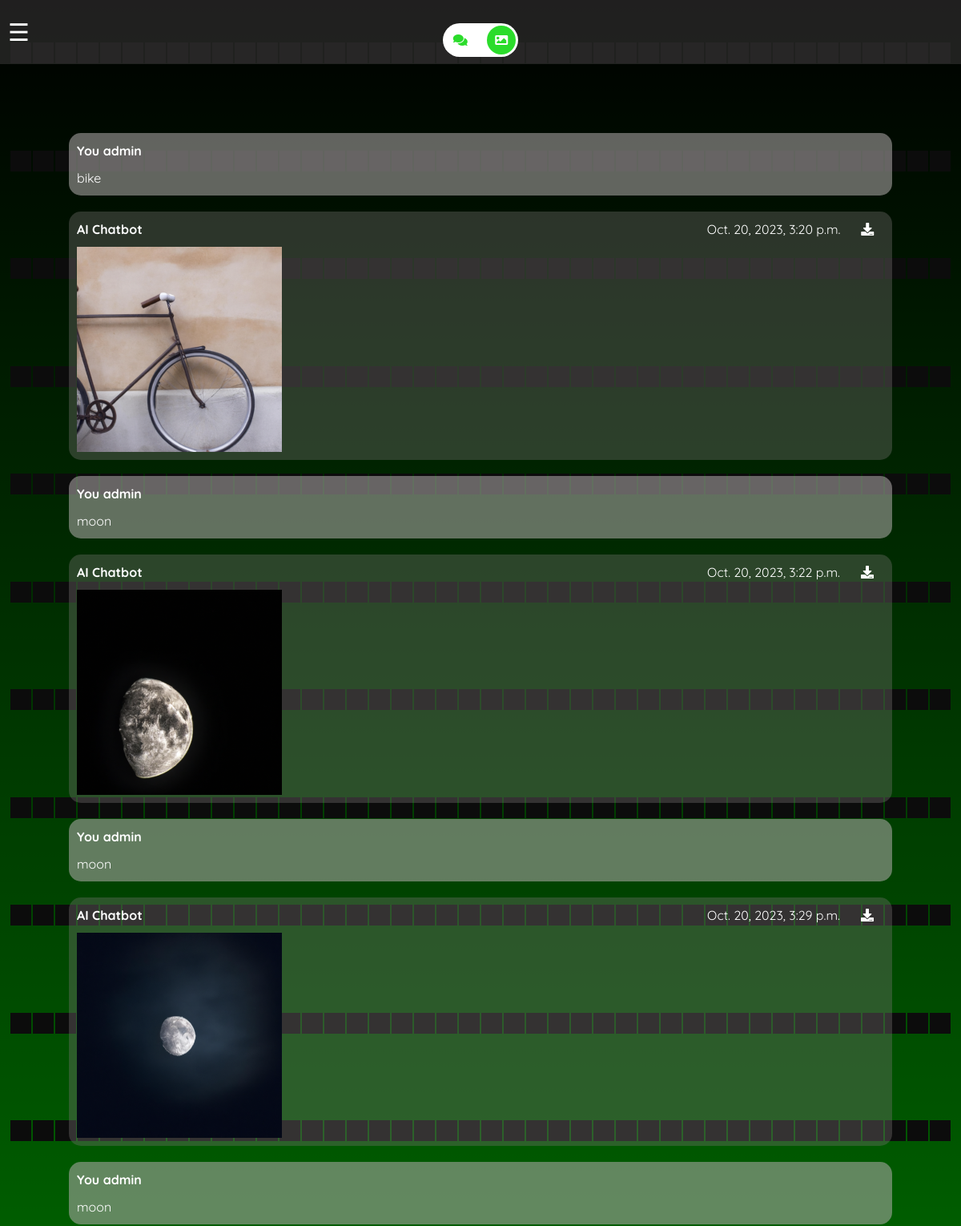
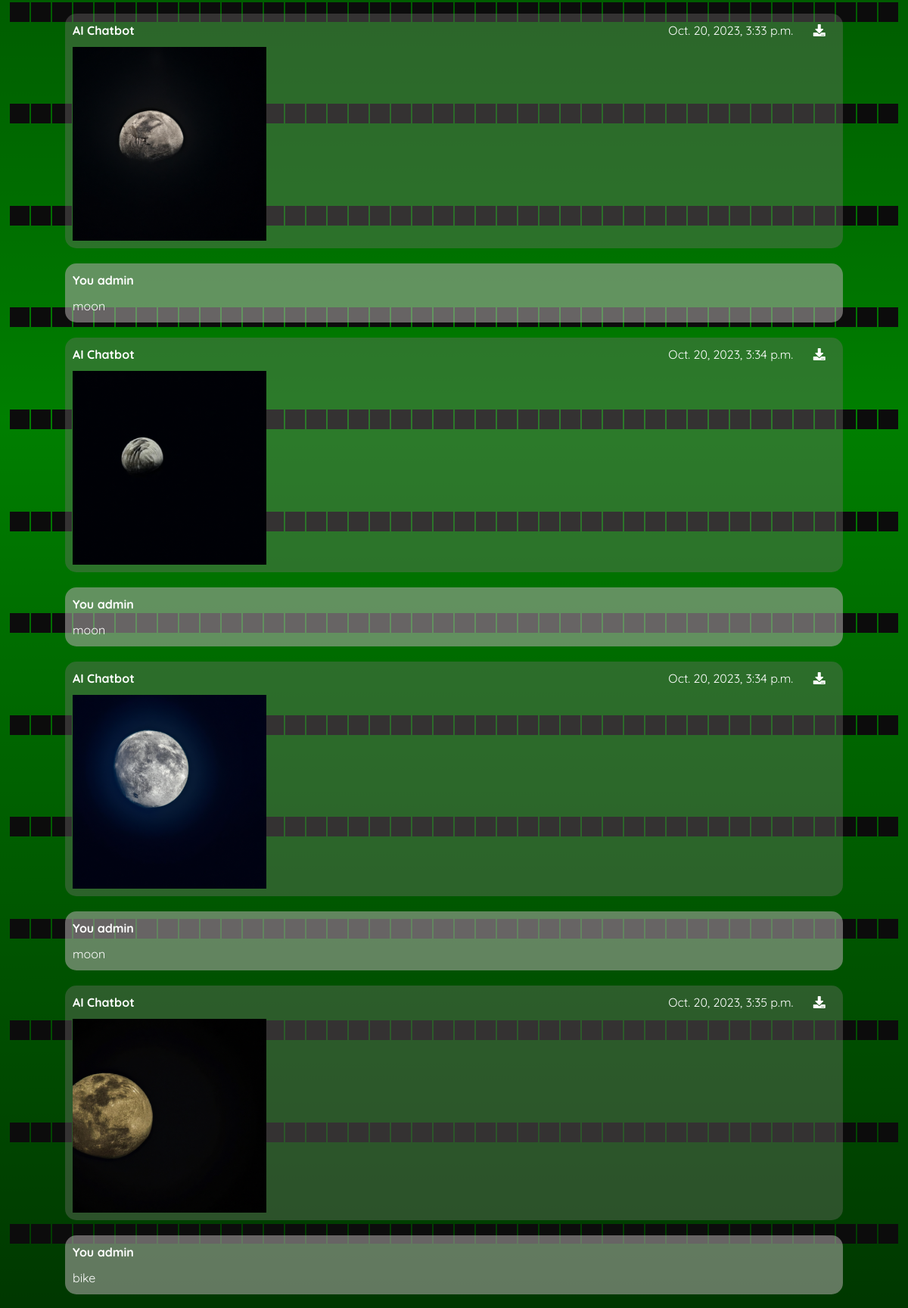
Page /img_gen/ (signed in, upper part) on the committed database (2 pictures, top to bottom).
### chatbot/models.py (models this page shows, shortened)
class Image(models.Model):
    user = models.ForeignKey(User, on_delete=models.CASCADE,null=True)
    phrase=models.CharField(max_length=200,null=True)
    ai_image=models.ImageField(upload_to='images',null=True)
    created_at = models.DateTimeField(auto_now_add=True, null=True)

### chatbot/views.py (the view, shortened to what this page needs)
# urls.py: path('img_gen/', views.img_gen, name='img_gen'),
@login_required(login_url='/logins/')
def img_gen(request):
    obj = None
    img_url = None
    prompt = None
    img = Image.objects.filter(user=request.user)
    return render(request,"img_gen.html",{"images":img})

### templates/img_gen.html (shortened to what this page needs)
<!DOCTYPE html>
<html lang="en">
<head>
    <link href="https://cdn.jsdelivr.net/npm/bootstrap@5.0.2/dist/css/bootstrap.min.css" rel="stylesheet">
    <link rel="stylesheet" href="https://cdnjs.cloudflare.com/ajax/libs/font-awesome/5.15.3/css/all.min.css">
</head>
<body>
    <section>
      <span></span> <span></span> <span></span> <span></span> <span></span> <span></span> <span></span> <span></span> <span></span> <span></span> <span></span> <span></span> <span></span> <span></span> <span></span> <span></span> <span></span> <span></span> <span></span> <span></span>   <span></span> <span></span> <span></span> <span></span> <span></span> <span></span> <span></span> <span></span> <span></span> <span></span> <span></span> <span></span> <span></span> <span></span> <span></span> <span></span> <span></span> <span></span> <span></span> <span></span> <span></span> <span></span> <span></span> <span></span> <span></span> <span></span> <span></span> <span></span> <span></span> <span></span> <span></span> <span></span> <span></span> <span></span> <span></span> <span></span> <span></span> <span></span> <span></span> <span></span> <span></span> <span></span> <span></span> <span></span> <span></span> <span></span> <span></span> <span></span> <span></span> <span></span> <span></span> <span></span> <span></span> <span></span> <span></span> <span></span> <span></span> <span></span> <span></span> <span></span> <span></span> <span></span> <span></span> <span></span> <span></span>          <span></span> <span></span> <span></span> <span></span> <span></span> <span></span> <span></span> <span></span> <span></span> <span></span> <span></span> <span></span> <span></span> <span></span> <span></span> <span></span> <span></span> <span></span> <span></span> <span></span> <span></span> <span></span> <span></span> <span></span> <span></span> <span></span> <span></span> <span></span> <span></span> <span></span> <span></span> <span></span> <span></span>          <span></span> <span></span> <span></span> <span></span> <span></span> <span></span> <span></span> <span></span> <span></span> <span></span> <span></span> <span></span> <span></span> <span></span> <span></span> <span></span> <span></span> <span></span> <span></span> <span></span> <span></span> <span></span> <span></span> <span></span> <span></span> <span></span> <span></span> <span></span> <span></span> <span></span> <span></span> <span></span> <span></span> <span></span> <span></span> <span></span> <span></span> <span></span> <span></span> <span></span> <span></span> <span></span> <span></span> <span></span> <span></span> <span></span> <span></span> <span></span> <span></span> <span></span> <span></span> <span></span> <span></span> <span></span> <span></span> <span></span> <span></span> <span></span> <span></span> <span></span> <span></span> <span></span> <span></span> <span></span> <span></span> <span></span> <span></span> <span></span> <span></span> <span></span> <span></span> <span></span> <span></span> <span></span> <span></span>          <span></span> <span></span> <span></span> <span></span> <span></span> <span></span> <span></span> <span></span> <span></span> <span></span> <span></span> <span></span> <span></span> <span></span> <span></span> <span></span> <span></span> <span></span> <span></span> <span></span> <span></span> <span></span> <span></span> <span></span> <span></span> <span></span> <span></span> <span></span> <span></span> <span></span> <span></span> <span></span> <span></span>
          <span></span> <span></span> <span></span> <span></span> <span></span> <span></span> <span></span> <span></span> <span></span> <span></span> <span></span> <span></span> <span></span> <span></span> <span></span> <span></span> <span></span> <span></span> <span></span> <span></span> <span></span> <span></span> <span></span> <span></span> <span></span> <span></span> <span></span> <span></span> <span></span> <span></span> <span></span> <span></span> <span></span> <span></span> <span></span> <span></span> <span></span> <span></span> <span></span> <span></span> <span></span> <span></span> <span></span> <span></span> <span></span> <span></span> <span></span> <span></span> <span></span> <span></span> <span></span> <span></span> <span></span> <span></span> <span></span> <span></span> <span></span> <span></span> <span></span> <span></span> <span></span> <span></span> <span></span> <span></span> <span></span> <span></span> <span></span> <span></span> <span></span> <span></span> <span></span> <span></span> <span></span> <span></span> <span></span> <span></span> <span></span> <span></span> <span></span> <span></span> <span></span> <span></span> <span></span> <span></span> <span></span> <span></span> <span></span> <span></span> <span></span> <span></span> <span></span> <span></span> <span></span> <span></span> <span></span> <span></span> <span></span> <span></span> <span></span> <span></span> <span></span> <span></span> <span></span> <span></span> <span></span> <span></span> <span></span> <span></span> <span></span> <span></span> <span></span> <span></span> <span></span> <span></span> <span></span> <span></span> <span></span>          <span></span> <span></span> <span></span> <span></span> <span></span> <span></span> <span></span> <span></span> <span></span> <span></span> <span></span> <span></span> <span></span> <span></span> <span></span> <span></span> <span></span> <span></span> <span></span> <span></span> <span></span> <span></span> <span></span> <span></span> <span></span> <span></span> <span></span> <span></span> <span></span> <span></span> <span></span> <span></span> <span></span>          <span></span> <span></span> <span></span> <span></span> <span></span> <span></span> <span></span> <span></span> <span></span> <span></span> <span></span> <span></span> <span></span> <span></span> <span></span> <span></span> <span></span> <span></span> <span></span> <span></span> <span></span> <span></span> <span></span> <span></span> <span></span> <span></span> <span></span> <span></span> <span></span> <span></span> <span></span> <span></span> <span></span> <span></span> <span></span> <span></span> <span></span> <span></span> <span></span> <span></span> <span></span> <span></span> <span></span> <span></span> <span></span> <span></span> <span></span> <span></span> <span></span> <span></span> <span></span> <span></span> <span></span> <span></span> <span></span> <span></span> <span></span> <span></span> <span></span> <span></span> <span></span> <span></span> <span></span> <span></span> <span></span> <span></span> <span></span> <span></span> <span></span> <span></span> <span></span> <span></span> <span></span> <span></span> <span></span>          <span></span> <span></span> <span></span> <span></span>
      <span></span> <span></span> <span></span> <span></span> <span></span> <span></span> <span></span> <span></span> <span></span> <span></span> <span></span> <span></span> <span></span> <span></span> <span></span> <span></span> <span></span> <span></span> <span></span> <span></span> <span></span> <span></span> <span></span> <span></span> <span></span> <span></span> <span></span> <span></span> <span></span>          <span></span> <span></span> <span></span> <span></span> <span></span> <span></span> <span></span> <span></span> <span></span> <span></span> <span></span> <span></span> <span></span> <span></span> <span></span> <span></span> <span></span> <span></span> <span></span> <span></span> <span></span> <span></span> <span></span> <span></span> <span></span> <span></span> <span></span> <span></span> <span></span> <span></span> <span></span> <span></span> <span></span> <span></span> <span></span> <span></span> <span></span> <span></span> <span></span> <span></span> <span></span> <span></span> <span></span> <span></span> <span></span> <span></span> <span></span> <span></span> <span></span> <span></span> <span></span> <span></span> <span></span> <span></span> <span></span> <span></span> <span></span> <span></span> <span></span> <span></span> <span></span> <span></span> <span></span> <span></span> <span></span> <span></span> <span></span> <span></span> <span></span> <span></span> <span></span> <span></span> <span></span> <span></span> <span></span>          <span></span> <span></span> <span></span> <span></span> <span></span> <span></span> <span></span> <span></span> <span></span> <span></span> <span></span> <span></span> <span></span> <span></span> <span></span> <span></span> <span></span> <span></span> <span></span> <span></span> <span></span> <span></span> <span></span> <span></span> <span></span> <span></span> <span></span> <span></span> <span></span> <span></span> <span></span> <span></span> <span></span>          <span></span> <span></span> <span></span> <span></span> <span></span> <span></span> <span></span> <span></span> <span></span> <span></span> <span></span> <span></span> <span></span> <span></span> <span></span> <span></span> <span></span> <span></span> <span></span> <span></span> <span></span> <span></span> <span></span> <span></span> <span></span> <span></span> <span></span> <span></span> <span></span> <span></span> <span></span> <span></span> <span></span> <span></span> <span></span> <span></span> <span></span> <span></span> <span></span> <span></span> <span></span> <span></span> <span></span> <span></span> <span></span> <span></span> <span></span> <span></span> <span></span> <span></span> <span></span> <span></span> <span></span> <span></span> <span></span> <span></span> <span></span> <span></span> <span></span> <span></span> <span></span> <span></span> <span></span> <span></span> <span></span> <span></span> <span></span> <span></span> <span></span> <span></span> <span></span> <span></span> <span></span> <span></span> <span></span>          <span></span> <span></span> <span></span> <span></span> <span></span> <span></span> <span></span> <span></span> <span></span> <span></span> <span></span> <span></span>
      <span></span> <span></span> <span></span> <span></span> <span></span> <span></span> <span></span> <span></span> <span></span> <span></span> <span></span> <span></span> <span></span> <span></span> <span></span> <span></span> <span></span> <span></span> <span></span> <span></span> <span></span>          <span></span> <span></span> <span></span> <span></span> <span></span> <span></span> <span></span> <span></span> <span></span> <span></span> <span></span> <span></span> <span></span> <span></span> <span></span> <span></span> <span></span> <span></span> <span></span> <span></span> <span></span> <span></span> <span></span> <span></span> <span></span> <span></span> <span></span> <span></span> <span></span> <span></span> <span></span> <span></span> <span></span> <span></span> <span></span> <span></span> <span></span> <span></span> <span></span> <span></span> <span></span> <span></span> <span></span> <span></span> <span></span> <span></span> <span></span> <span></span> <span></span> <span></span> <span></span> <span></span> <span></span> <span></span> <span></span> <span></span> <span></span> <span></span> <span></span> <span></span> <span></span> <span></span> <span></span> <span></span> <span></span> <span></span> <span></span> <span></span> <span></span> <span></span> <span></span> <span></span> <span></span> <span></span> <span></span>          <span></span> <span></span> <span></span> <span></span> <span></span> <span></span> <span></span> <span></span> <span></span> <span></span> <span></span> <span></span> <span></span> <span></span> <span></span> <span></span> <span></span> <span></span> <span></span> <span></span> <span></span> <span></span> <span></span> <span></span> <span></span> <span></span> <span></span> <span></span> <span></span> <span></span> <span></span> <span></span> <span></span>          <span></span> <span></span> <span></span> <span></span> <span></span> <span></span> <span></span> <span></span> <span></span> <span></span> <span></span> <span></span> <span></span> <span></span> <span></span> <span></span> <span></span> <span></span> <span></span> <span></span> <span></span> <span></span> <span></span> <span></span> <span></span> <span></span> <span></span> <span></span> <span></span> <span></span> <span></span> <span></span> <span></span> <span></span> <span></span> <span></span> <span></span> <span></span> <span></span> <span></span> <span></span> <span></span> <span></span> <span></span> <span></span> <span></span> <span></span> <span></span> <span></span> <span></span> <span></span> <span></span> <span></span> <span></span> <span></span> <span></span> <span></span> <span></span> <span></span> <span></span> <span></span> <span></span> <span></span> <span></span> <span></span> <span></span> <span></span> <span></span> <span></span> <span></span> <span></span> <span></span>
        <div class="main_content">
          <div class="row">
            <div class="col">
              <div class="navbar">
                <div class="burger_btn">
                  <span id="Openbutn" style="color: white; background: none;  font-size:30px; cursor:pointer;" onclick="openNav()">&#9776;</span>
                </div>
                <div class="switch-btn">
                  <a href="/chatpage/" class="text-btn"><i class="fa">&#xf086;</i></a>
                  <a href="/img_gen/" class="img-btn active"><i class="fa">&#xf03e;</i></a>
                </div>
              </div>
            </div>
          </div>
          <div class="row">
            <div class="col">
              <div class="chatSide" id="chatSide">
                <div class="card-body messages-box" id="message_box">
                  <ul class="list-unstyled messages-list">
                    {% for chat in images %}
                      {% if chat.user == request.user %}
                        <li class="message sent">
                          <div class="message-text">
                            <div class="message-sender">
                              <b>You {{chat.user}}</b>
                            </div>
                            <div class="message-content">
                              {{chat.phrase}}
                            </div>
                          </div>
                        </li>
                    <li class="message received">
                      <div class="message-text" >
                        <div class="message-sender" id="message-sender">
                            <div class="row">
                                <div class="col-9">
                                  <b  class="text-white">AI Chatbot</b>
                                </div>
                                <div class="col-3">
                                  <div class="leftSideContent">
                                    <div class="reply-item">
                                      <div>
                                        {{chat.created_at}}
                                      </div>
                                      <div>
                                        <a style="cursor: pointer;" id="button_{{ forloop.counter }}" data-image-src="{{ chat.ai_image.url }}"><i class="fa fa-download"></i></a>
                                      </div>
                                  </div>
                                  </div>
                                </div>
                            </div>
                        </div>
                        <div class="message-content text-white" id="answer_{{ forloop.counter }}">
                            <img id="img_{{ forloop.counter }}" src="{{ chat.ai_image.url }}" class="img-responsive" alt="">
                        </div>
                      </div>
                    </li>
                      {% endif %}
                    {% endfor %}
                  </ul>
                </div>
                <br><br>
                <br><br>
                <br><br>
              </div>
            </div>
              </div>
            </div>
  </section>
</body>
</html>

### rows in the picture
Image: user "admin", phrase "bike", created_at "Oct. 20, 2023, 3:20 p.m.", ai_image (picture)
Image: user "admin", phrase "moon", created_at "Oct. 20, 2023, 3:22 p.m.", ai_image (picture)
Image: user "admin", phrase "moon", created_at "Oct. 20, 2023, 3:29 p.m.", ai_image (picture)
Image: user "admin", phrase "moon", created_at "Oct. 20, 2023, 3:33 p.m.", ai_image (picture)
Image: user "admin", phrase "moon", created_at "Oct. 20, 2023, 3:34 p.m.", ai_image (picture)
Image: user "admin", phrase "moon", created_at "Oct. 20, 2023, 3:34 p.m.", ai_image (picture)
Image: user "admin", phrase "moon", created_at "Oct. 20, 2023, 3:35 p.m.", ai_image (picture)
Image: user "admin", phrase "bike"
